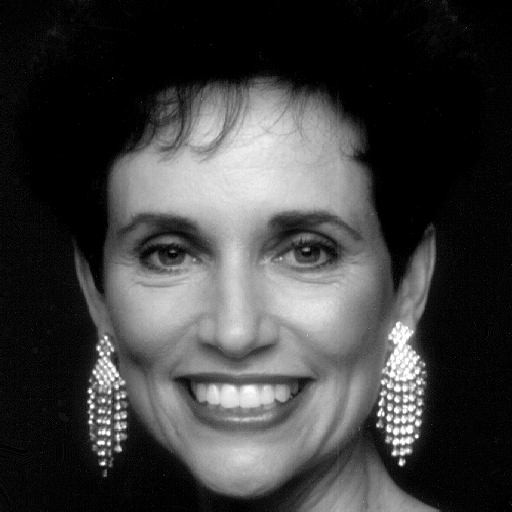
%> input picture HW3/Fig0427(a)(woman).tif, 512 x 512 px
$ octave ipp_3.m   (GNU Octave 9; MATLAB toolbox functions it lacks are replaced by stand-ins)
%> lines starting %> are read from the running program, lines starting %| are printed output that depends on the picture
img=imread('C:\Users\USER\Desktop\Fig0427(a)(woman).tif');
%> img is the input picture: size 512x512 uint8; min 0, max 255, mean 62.2
img=padarray(img,[100 100],'both');
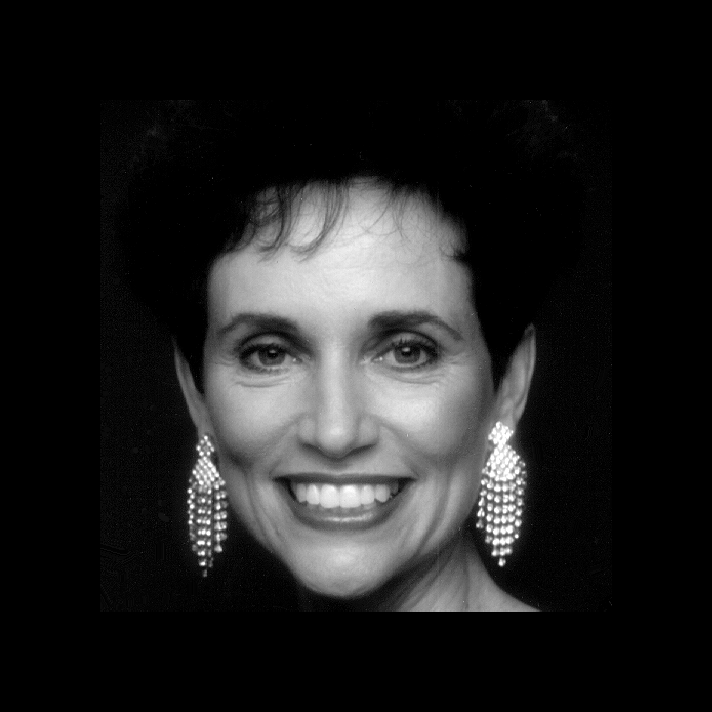
%> img: size 712x712 uint8; min 0, max 255, mean 32.2
fimg=fft2(img);
[x,y]=size(fimg);
%> x = 712; y = 712
g1=lpfilter('gaussian',x,y,1);
g10=lpfilter('gaussian',x,y,10);
g50=lpfilter('gaussian',x,y,50);
g100=lpfilter('gaussian',x,y,100);
freq1=fimg.*g1; result1=ifft2(freq1);
%> after `result1=ifft2(freq1)`:
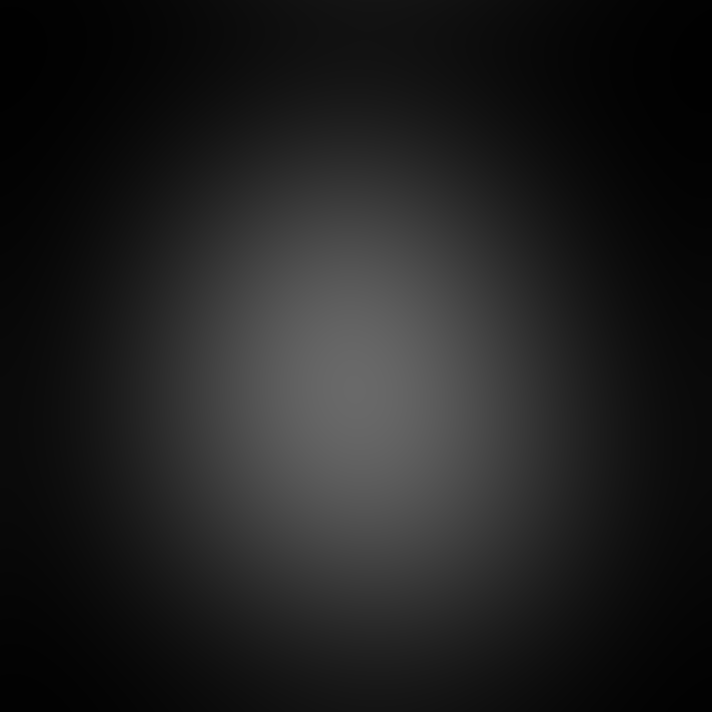
%> result1: size 712x712 double; min 1.61, max 105.3, mean 32.2
freq10=fimg.*g10; result10=ifft2(freq10);
%> after `result10=ifft2(freq10)`:
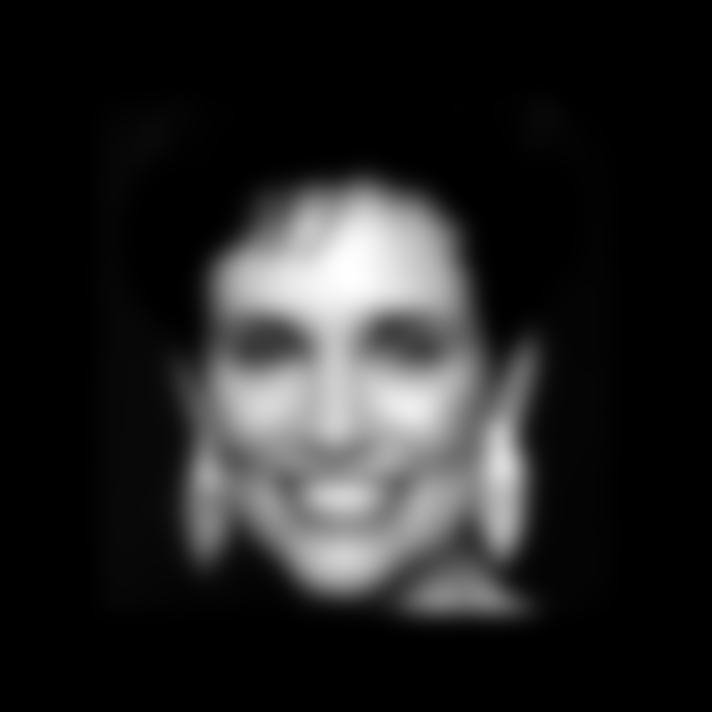
%> result10: size 712x712 double; min -9.55e-14, max 226.8, mean 32.2; drawn with min black and max white
freq50=fimg.*g50; result50=ifft2(freq50);
freq100=fimg.*g100; result100=ifft2(freq100);

figure('Name','With zero paddimg','NumberTitle','off');
subplot(2,2,1); imshow(result1,[]);
title('cutoff frequecy = 1');
subplot(2,2,2);imshow(result10,[]);
title('cutoff frequecy = 10');
subplot(2,2,3); imshow(result50,[]);
title('cutoff frequecy = 50');
subplot(2,2,4); imshow(result100,[]);
title('cutoff frequecy = 100');

function [U, V] = dftuv(M, N)
	u = 0:(M - 1);
	v = 0:(N - 1);
	idx = find(u > M/2);
	u(idx) = u(idx) - M;
	idy = find(v > N/2);
	v(idy) = v(idy) - N;
	[V, U] = meshgrid(v, u);
end

function H = lpfilter(type, M, N, D0, n)
[U, V] = dftuv(M, N);
D = sqrt(U.^2 + V.^2);
    switch type
        case 'ideal'
            H = double(D <=D0);
        case 'btw'
            if nargin == 4
                n = 1;
            end
            H = 1./(1 + (D./D0).^(2*n));
        case 'gaussian'
            H = exp(-(D.^2)./(2*(D0^2)));
        otherwise
            error('Unknown filter type.')
    end
end
